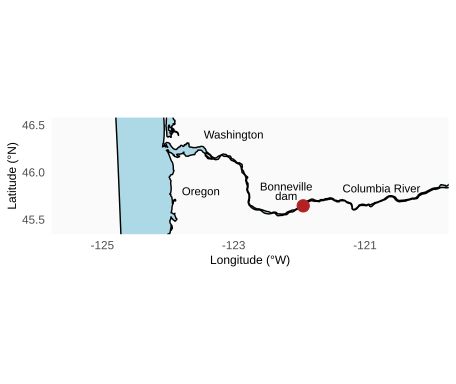

The R source for this figure:
library(sf)
library(tidyverse)
library(terra)
library(basemaps)
library(ggspatial)

# read in data
# data source: https://data.wsdot.wa.gov/arcgis/rest/services/Shared/MajorShorelinesData/FeatureServer/0
coastline <- sf::st_as_sf(vect("data/map/WSDOT_-_Major_Shorelines/WSDOT_-_Major_Shorelines.shp"))
coastline <- st_transform(coastline, crs = 4326)

coastline_plot <- ggplot() +
  geom_sf(data = coastline$geometry, fill = "lightblue", 
          color = "black", linewidth = 0.5) +
  geom_point(aes(x = -121.940857, y = 45.644077), size = 4,
             color = "firebrick") +
  geom_text(label = "Washington",
            aes(x = -123, y = 46.4),
            size = 3) +
  geom_text(label = "Oregon",
            aes(x = -123.5, y = 45.8),
            size = 3) +
  geom_text(label = "Bonneville",
            aes(x = -122.2, y = 45.85),
            size = 3) +
  geom_text(label = "dam",
            aes(x = -122.2, y = 45.75),
            size = 3) +
  geom_text(label = "Columbia River",
            aes(x = -120.75, y = 45.83),
            size = 3) +
  coord_sf(xlim = c(-125.5, -120),
           ylim = c(45.4, 46.522542)) +
  scale_x_continuous(breaks = c(-125, -123, -121),
                     labels = c("-125", "-123", "-121")) +
  scale_y_continuous(breaks = c(45.5, 46, 46.5),
                     labels = c("45.5", "46.0", "46.5")) +
  labs(x = "Longitude (\u00B0W)", y = "Latitude (\u00B0N)") +
  theme_minimal() +
  theme(panel.background = element_rect(fill = "grey98", color = NA),
        panel.grid = element_blank(),
        axis.title = element_text(size = 9))
ggsave("final_code/figures/map.svg", coastline_plot, dpi = 400, 
       width = 4.75, height = 4, bg = "white")
  


